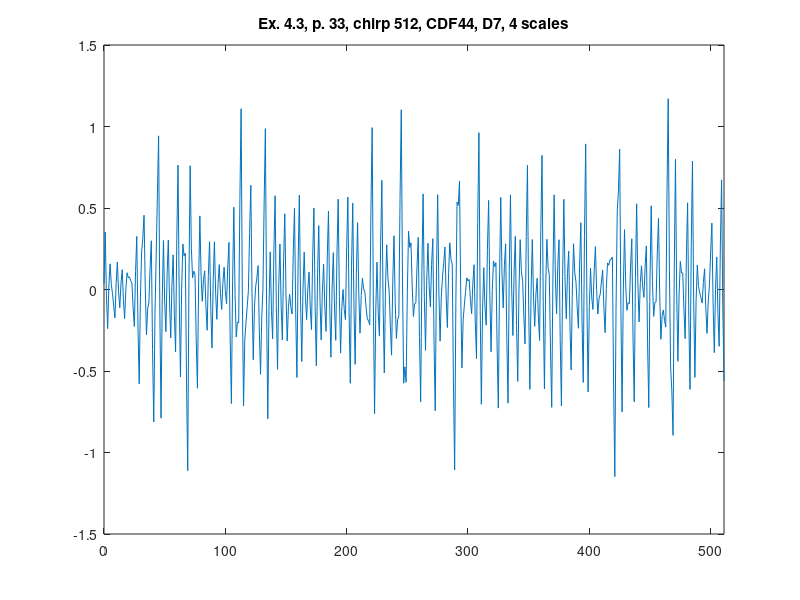

This chart was generated by the following MATLAB code:
%% ========================================================================
%% Programmatic octave notes on "Ripples in Mathematics" by A. Jensen
%% and A. la Cour-Harbo written with a deep gratitude to the authors for
%% this wonderful text. 
%% 
%% Reconstruction of graphs in ex 4.3, p.33, CDF44, 4 scales, D7.
%%
%% Author: Vladimir Kulyukin
%% 
%% NB: I have tested this code in Octave 4.
%% =========================================================================
t = [0:511];

%%y_ex_4_3_chirp_512_p33 = arrayfun(@(x) sin(x*x), t);

y_ex_4_3_chirp_CDF44_D7_512_p33 = [
0.037534617191190264
0.3527158778790784
-0.03843573349200413
-0.24032602220732993
0.02063990845644801
0.15758388892587255
0.031411647658639484
-0.024258814478727977
-0.10224274009570178
-0.17424779119297368
0.03493936901783765
0.16878130329072646
-0.01393592679720023
-0.11183138443797537
0.037906835015288104
0.12129181067245452
-0.06483657487274017
-0.1787490729343647
0.0014527461810132716
0.10284687152638235
0.07238573557563008
0.07725511040696817
0.05407278979466561
0.03840689832281036
-0.11221307002610797
-0.2266722024605296
0.11010252716417124
0.3259695078525536
-0.22981533253791456
-0.5788366906322996
-0.05730371313414806
0.23096493317457073
0.3160154279416267
0.45551806230161657
0.010724803169471081
-0.27750684316063545
-0.11716312165646259
-0.07701480770797867
0.13398932880696154
0.2992127856430645
-0.36835863525229573
-0.8127833411987347
-0.1549033316431786
0.2076150195805995
0.5757983355806686
0.9424637288437795
-0.1139848603100404
-0.7891112071378047
-0.05559933317218732
0.30046906710423
-0.07747379884368555
-0.25873893877144527
0.09367957601740542
0.3030979865112502
-0.0760607223017196
-0.2975106673129919
0.03131094545455046
0.21268773869744353
-0.1589926366835366
-0.38248179036350666
0.3136492966131661
0.7633688827625766
-0.05645481274556344
-0.5361054111772054
0.008852027533667886
0.2792665701337665
0.20488236555940978
0.22288670684171116
-0.5503807195512105
-1.111627514802009
0.05522902419909487
0.759041670349871
0.2538486461158158
0.07260771490602413
0.11232730945557837
0.09284070956875956
-0.3073618244774992
-0.6055518314200755
0.05095832185640847
0.4516573381883318
0.08706259283483392
-0.07247230710247934
0.060078692351680806
0.1143655109433775
-0.10438454251686502
-0.24997458660687064
0.0862881339005088
0.293438795263315
-0.11518036065322507
-0.35880449130630426
0.054984993979018446
0.2926210317804221
-0.018815901048186187
-0.18312917481072521
0.03613313947995026
0.15261668471547393
-0.02424439837676297
-0.12250402520456857
0.042267355626200626
0.13655979037051025
-0.007657423130307955
-0.08796616899681303
0.14209453716591344
0.2889919993021173
-0.3043732686938004
-0.6993857359639578
0.057026256067364195
0.5049149940834127
-0.024456326050992544
-0.2919716028087917
-0.1998583785379661
-0.20410732069297557
0.5546814871851145
1.1090149461473746
-0.029759748314351964
-0.7148674803675719
-0.3151470980682344
-0.2061055329362421
-0.10833890190960116
-0.007551161394717197
0.3501479511233428
0.6390078689867799
-0.023405727367073526
-0.4309263538052879
-0.10872678647113383
0.01794484424103175
0.07271161457223117
0.1467452341743831
-0.24960930325028846
-0.5199237138704584
-0.17566748893526515
0.003915030510986808
0.5435464292617872
0.986703021567203
-0.10927870884755386
-0.7928495686496477
-0.09606485756655755
0.2308546930300463
-0.12734970412035676
-0.3019756927567266
0.23176503376889324
0.5756994710217708
-0.09288841720639562
-0.4901717660034339
0.015367007993047022
0.2789953232780526
-0.10178380872572455
-0.30989448563187105
0.1696486900800684
0.46493557131084146
-0.03141094395125424
-0.31563992992157897
-0.10627341849271904
-0.029165421979608926
-0.11070035914774766
-0.14972705035109157
0.23131997100504986
0.49980858031933356
-0.14197043110712373
-0.5398439686599
0.16779000567436197
0.5792041349719522
-0.0740196604198185
-0.4419745836595285
0.002404911060261
0.22912005450379652
-0.04495772151386308
-0.18484843918667118
0.00540477631798722
0.10719619154170894
-0.11263608243627583
-0.2462895486259449
0.20542134599143053
0.500284332852598
-0.10458662501931085
-0.46837459899712347
0.08462582976257146
0.3919735463785324
-0.06066536574338188
-0.309666474436531
-0.003138771564198284
0.15453543487694224
-0.10717484683684299
-0.2565113936313761
0.19244359901486652
0.4810868568295801
-0.08122362788377116
-0.41552174449048596
0.006904985831487673
0.22656790452635428
-0.11807119424979001
-0.3115060231573237
0.2183432245186641
0.5543890879758069
-0.043059701773288356
-0.3903793530570012
-0.11135425318965075
-1.5772357670017223E-4
-0.12393612256471828
-0.18475317919254608
0.25878671450989965
0.5671845706743246
-0.1401102478901316
-0.5752510345027771
0.1302561234488239
0.5301275858062151
-0.10288861075874195
-0.4591433932433828
0.09785327125594664
0.41014494804936696
-0.029442807388570913
-0.26756507615454533
-0.03614227947081716
0.06946629611564456
0.0038141435718828335
-0.015948835174219474
-0.10782607705659351
-0.18038036036883803
-0.19067502536464453
-0.21765210480941044
0.48563050136187713
0.9932406145073376
-0.0982909373703133
-0.7613337715220606
-0.12218021276225394
0.16805087413018094
-0.13891301303037137
-0.2858589891695005
0.2888348846573993
0.6701659434597851
-0.07115473718434326
-0.511661790862383
0.010261162471922297
0.27430177265579
0.07182739533165701
-0.0056446678326919145
-0.22280084889386562
-0.40252878336913134
0.04801199265115848
0.3296727766795591
-0.07723914274514053
-0.299648562349467
-0.18537909464840047
-0.16132246290942293
0.5645999424353211
1.1024579805473549
0.05095257495687225
-0.574684179413973
-0.47457193016424726
-0.5689235403423454
-0.019425921635301463
0.3575528161445676
0.25810965905112515
0.2863233639454917
0.02122928834602532
-0.16527320433635356
-0.08810568669168199
-0.08158833538244933
0.149265715404881
0.3200089287343916
-0.28881547115780215
-0.6887553586417824
0.10933102651594187
0.5864072394080534
-0.041666724134522465
-0.373616590386311
0.057371505335425774
0.28393099027130986
0.022748872241279347
-0.10774327715897308
0.1548282337978854
0.3120786543880349
-0.3218824886136446
-0.7438391321087275
0.08674709647894327
0.5817154740066812
-0.013513409817956124
-0.31662481787260294
-0.04247160771050551
0.07700401418135497
0.16441262495126868
0.26041356545498784
-0.03946778550769897
-0.23327279617417998
0.09664585272409885
0.28623316998492804
0.18277270862367379
0.15783416288794117
-0.5682950830520739
-1.106540847132138
-0.07441277716574965
0.5369348921529259
0.516533271344459
0.6654083626444949
-0.019401919206811502
-0.4808268785805765
-0.18677118946802315
-0.0951459300147196
-0.012982482566998913
0.0717162497665528
0.05273299734296079
0.061531249004701395
-0.06079533974989637
-0.1479871334072764
0.038638887231750636
0.15189564565680025
-0.19817062879191352
-0.4240898707473638
0.4112522631973894
0.9622302685113409
-0.08493720172525898
-0.703882882400636
-0.12435707339652073
0.13403926779625006
-0.10957407802543209
-0.2186743336189909
0.24002744874553333
0.5465871335784436
-0.037000401673882466
-0.38207370815956065
-0.007038444658454546
0.17504430905196208
0.14061098776022102
0.16419297391366444
-0.35433309395729273
-0.7276017465420042
0.07665850499900376
0.5654008376152203
0.0982972071017758
-0.11268826950252742
0.14684705949462237
0.28030671860882156
-0.30467355386638056
-0.6971484268619315
0.10126422234179266
0.5805795216959203
0.008268737797221204
-0.28225968635437837
0.11395754280585714
0.3261618287556027
-0.2204778550566157
-0.5637859099898885
-0.008515975628976186
0.3059807121641772
0.11206900278392024
0.05438491285148001
-0.16086321935657352
-0.3338921936806931
0.32544550348558254
0.7617512232194251
-0.09900844950803794
-0.6122204977951369
-0.002240999487068157
0.30678023096536167
-0.04846863992042912
-0.22572687359650367
-0.028193238206552434
0.06891521853740613
-0.16641432376743004
-0.3126673726937233
0.3658052656008831
0.8232933220274467
-0.07527196365266059
-0.6104838514217604
0.0026289502801512543
0.30804907878958565
0.13574124329396178
0.09144022995525769
-0.3717909693396323
-0.7227701636225421
0.0841196730085127
0.580759437865164
0.08190440548371108
-0.15020859990840763
0.14873266792237838
0.3053783721059902
-0.3077237959729817
-0.7145726433036192
0.08031496272744026
0.5531982565651915
0.05707011742315238
-0.17941219079542703
0.09705577778331258
0.23607913393688967
-0.2068918108408322
-0.49391785268449667
-0.0023369640263913444
0.2806168263824895
0.10195222414216605
0.04697789742354976
-0.10888604151076164
-0.2377166903271884
0.15590365046840846
0.4095336705126227
-0.19525252799529058
-0.5700267939723831
0.332759183189501
0.8932239249201874
-0.07166347428513742
-0.627833999153574
-0.10367044140298484
0.13101847135401867
-0.05152563316469534
-0.12227248764878018
0.11118983561751014
0.2631395553754516
7.744018574784711E-4
-0.15057541595401042
-0.05587623018527346
-0.027105676224340427
0.05231221643826235
0.11815919559696715
-0.11297467166491823
-0.2645327609608952
0.0057452926482050165
0.16299269242763015
0.1488993378131036
0.1807165999689757
0.18621484103351846
0.19876524254506053
-0.5806827701543369
-1.147915447359183
-0.12219382491041159
0.4766969793664885
0.6056422971871791
0.8605091285904618
-0.10918814921380504
-0.7507644628757718
-0.005953835937281604
0.36737552987026134
0.023898652179498804
-0.1275105714363061
-0.08014674629225858
-0.08604399904048567
0.14401888307295171
0.3108564376042673
-0.2920218359574486
-0.6886553749801838
0.07379383176374951
0.5256677528186557
0.037419316672388875
-0.19892409307538017
0.0366475136027953
0.14576987273351893
0.016878284604331596
-0.04823765856921879
0.1440796975608078
0.2674180090375614
-0.3242516179083035
-0.7243354451719858
0.05230211999795942
0.5136381383488879
0.05043293675433433
-0.16504219158654237
-0.08012031311625205
-0.07568957002974036
0.2194202863555602
0.43664290907585546
-0.025291389459825064
-0.3052461394109593
-0.1581658614911477
-0.12550927442915796
-0.19111277835667753
-0.2303875702553494
0.5845419728550566
1.170588154228616
0.1300169193863112
-0.4747034923865534
-0.6238635734814072
-0.8950906772850891
0.12476075998071068
0.7986687448017906
-0.02093067619359723
-0.4403459939105615
-0.021685102786652616
0.1724139449826074
0.1014535850193692
0.10151567930432555
-0.13134994756464244
-0.3018027796555946
0.20598051046903115
0.5320309793683765
-0.1792805953384814
-0.612631848202358
0.26264211407377513
0.7872710067581385
-0.059678616758099184
-0.5391148845025082
-0.06702724120170725
0.15010033855562632
0.01779230201628041
-0.020884743329698585
-0.050868366231111635
-0.08318138465600872
0.04329331389224947
0.12722097190956905
-0.11485410748650343
-0.26957701666232214
-0.07524137129902551
0.02556431626434018
0.23050032477511584
0.4075346978804393
-0.07873669044622277
-0.38727583566227336
-4.4316001880685685E-4
0.20006519778599274
-0.14758309015610618
-0.34835324754457064
0.2721118292272943
0.672527588209915
-0.10170719634596531
-0.561195316371925
];

figure;
plot(t, y_ex_4_3_chirp_CDF44_D7_512_p33);
xlim([0 511]);
title('Ex. 4.3, p. 33, chirp 512, CDF44, D7, 4 scales');
